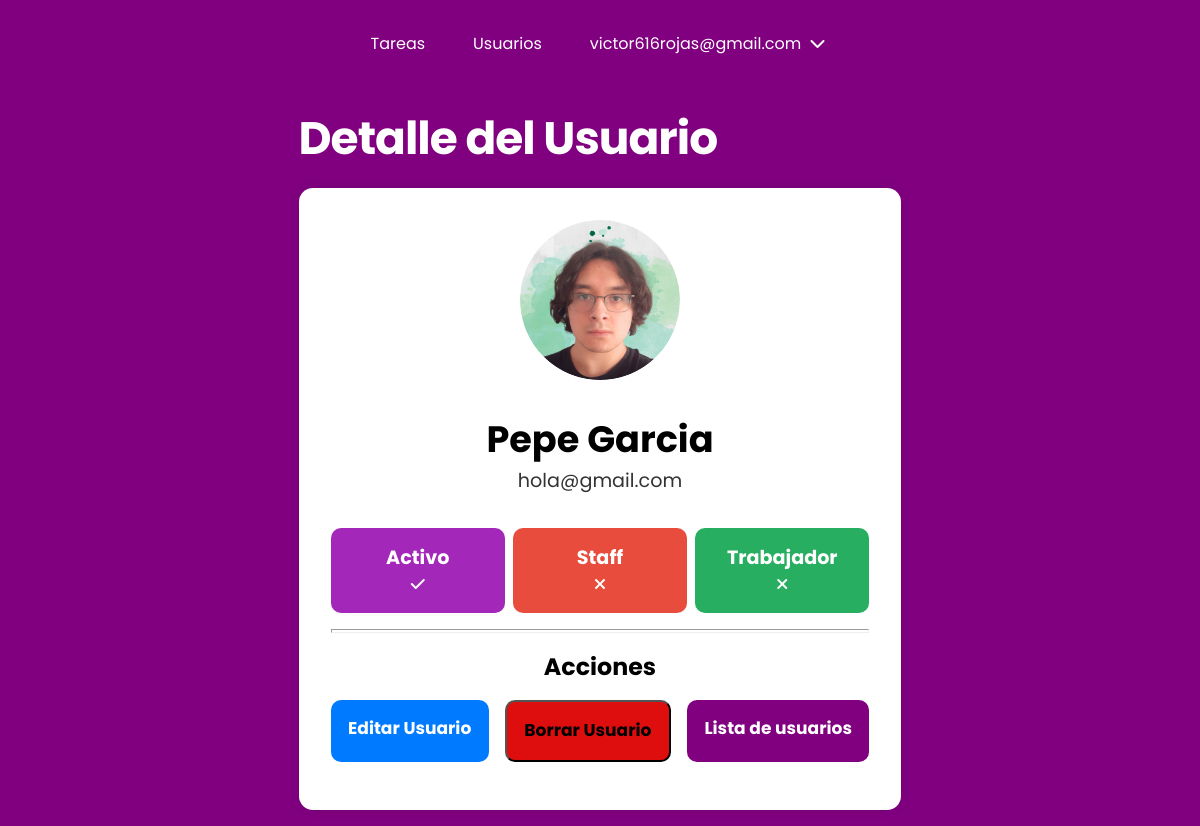
Page /users/8/ (signed in) on the committed database.
### users/models.py (models this page shows, shortened)
class CustomUser(AbstractBaseUser, PermissionsMixin):
    email = models.EmailField(unique=True, max_length=25)
    password = models.CharField(max_length=128)
    first_name = models.CharField(max_length=30, blank=True)
    last_name = models.CharField(max_length=30, blank=True)
    date_joined = models.DateTimeField(default=timezone.now)
    is_active = models.BooleanField(default=True)
    is_staff = models.BooleanField(default=False)
    is_worker = models.BooleanField(default=False)
    profile_picture = models.ImageField(upload_to='users/images/profile_pictures/',
                                        blank=True, null=True)
    objects = CustomUserManager()  # Instanciamos nuestro administrador personalizado
    USERNAME_FIELD = "email"
    REQUIRED_FIELDS = []
    class Meta:
        ordering = ["-date_joined"]

### users/views.py (the view)
# urls.py: path('<int:user_id>/', views.detail_user, name='user-detail'),
@login_required(login_url="/users/login/")
def detail_user(request, user_id):
    user = get_object_or_404(CustomUser, pk=user_id)
    delete_url = reverse("user-delete", args=[user_id])
    context = {
        "user": user,
        "delete_url": delete_url,
        "user_id_for_modal": user_id,
    }
    return render(request, "users/detail.html", context)

### users/templates/users/detail.html (shortened to what this page needs)
{% extends "base.html" %}
{% load static %}
{% block css %}
<link rel="stylesheet" type="text/css" href="{% static 'users/css/style.css' %}">
{% endblock %}
{% block content %}
<section class="card-container">
    <h1 class="fs-6">Detalle del Usuario</h1>
    <div class="user-card flex-column">
        <div class="user__profile-picture">
            {% if user.profile_picture %}
            <img src="{{ user.profile_picture.url }}" alt="{{ user.first_name }} {{ user.last_name }}">
            {% else %}
            <p class="placeholder">No hay foto de perfil disponible.</p>
            {% endif %}
        </div>
        <div class="user__info flex-column">
            <div class="user__info-box flex-column">
                <p class="fs-5">{{ user.first_name }} {{ user.last_name }}</p>
                <p class="fs-2">{{ user.email }}</p>
            </div>
            <div class="user__info-actives">
                <div class="pair-box">
                    <strong class="fs-2">Activo</strong>
                    {% if user.is_active %}
                    <p><i class="fa-solid fa-check icon"></i></p>
                    {% else %}
                    <p><i class="fa-solid fa-xmark icon"></i></p>
                    {% endif %}
                </div>
                <div class="pair-box">
                    <strong class="fs-2">Staff</strong>
                    {% if user.is_staff %}
                    <p><i class="fa-solid fa-check icon"></i></p>
                    {% else %}
                    <p><i class="fa-solid fa-xmark icon"></i></p>
                    {% endif %}
                </div>
                <div class="pair-box">
                    <strong class="fs-2">Trabajador</strong>
                    {% if user.is_worker %}
                    <p><i class="fa-solid fa-check icon"></i></p>
                    {% else %}
                    <p><i class="fa-solid fa-xmark icon"></i></p>
                    {% endif %}
                </div>
            </div>
        </div>
        <hr>
        <div class="actions">
            <h3 class="fs-3">Acciones</h3>
            <div class="cluster">
                <a class="btn btn-edit fs-1" href="{% url 'user-update' user.id %}">Editar Usuario</a>
                {% if user.is_active %}
                <button id="delete-modal" class="btn btn-delete fs-1">Borrar Usuario</button>
                {% else %}
                <form method="POST" action="{% url 'user-reactivate' user.id %}">
                    {% csrf_token %}
                    <button type="submit" class="btn btn-create fs-1">Reactivar Usuario</button>
                </form>
                {% endif %}
                <a class="btn btn-return fs-1" href="{% url 'user-list' %}">Lista de usuarios</a>
            </div>
        </div>
    </div>
</section>
{% endblock %}

### taskmaster/templates/header.html (shortened to what this page needs)
{% if request.user.is_authenticated %}
<header class="primary-header flex">
    <nav>
        <ul id="primary-navigation" data-visible="false" class="primary-navigation flex">
            <li class="active"><a href="{% url 'task-list-today-due-date' %}">Tareas</a></li>
            {% if request.user.is_staff %}
            <li class="active"><a href="{% url 'user-list' %}">Usuarios</a></li>
            {% endif %}
            <li class="active has-dropdown">{{ request.user.email }} <i class="fa-solid fa-chevron-down"></i>
            </li>
        </ul>
    </nav>
</header>
{% endif %}

### taskmaster/static/css/main.css (style rules this page uses)
:root { --clr-white: rgb(255, 255, 255); --clr-neutral-400: rgb(3, 3, 3); --clr-accent-700: rgb(128, 0, 128); --clr-gradient-accent: rgb(182, 0, 136); --clr-complete: rgb(0, 117, 16); --clr-incomplete: rgb(223, 14, 14); --clr-btn-edit: rgb(0, 123, 255); --clr-btn-delete: rgb(223, 14, 14); --clr-btn-return: rgb(128, 0, 128); --clr-btn-edit-hover: rgba(0, 123, 255, 0.8); --clr-btn-delete-hover: rgba(223, 14, 14, 0.8); --clr-btn-return-hover: rgba(128, 0, 128, 0.8); --bg-clr: rgb(250, 250, 250); --ff-primary: "Poppins", Arial, Helvetica, sans-serif; --fw-regular: 400; --fw-semi-bold: 600; --fw-bold: 700; --fs-1: clamp(0.75rem, calc(0.55rem + 0.69vw), 1.19rem); --fs-2: clamp(0.78rem, calc(0.59rem + 0.81vw), 1.4rem); --fs-3: clamp(0.88rem, calc(0.69rem + 1.06vw), 1.75rem); --fs-4: clamp(1.05rem, calc(0.81rem + 1.38vw), 2.19rem); --fs-5: clamp(1.26rem, calc(0.95rem + 1.79vw), 2.73rem); --fs-6: clamp(1.51rem, calc(1.11rem + 2.31vw), 3.42rem); --fs-7: clamp(1.81rem, calc(1.29rem + 2.98vw), 4.27rem); --fs-8: clamp(2.18rem, calc(1.51rem + 3.83vw), 5.34rem); --fs-btn-1: clamp(1rem, calc(1rem + 0.05vw), 1.19rem); }
*, *::before, *::after { box-sizing: border-box; }
* { margin: 0; padding: 0; font: inherit; }
html { scroll-behavior: smooth; scroll-padding-top: var(--scroll-padding, 75px); }
body { line-height: 1.5; background-color: var(--clr-accent-700); font-family: var(--ff-primary); }
h1, h2, p { color: var(--clr-neutral); }
h3 { color: var(--clr-accent); }
img, picture, video, canvas, svg { display: block; max-width: 100%; object-fit: cover; }
.fs-1 { font-size: var(--fs-1); }
.fs-2 { font-size: var(--fs-2); }
.fs-3 { font-size: var(--fs-3); }
.fs-5 { font-size: var(--fs-5); }
.fs-6 { font-size: var(--fs-6); }
.flex-column { display: flex; flex-direction: column; }
h1 { margin-block: 1rem; width: min(100% - 3rem, 40ch); letter-spacing: -1px; text-align: left; }
.card-container { width: min(100% - 3rem, 60ch); margin-inline: auto; }
.flex { display: flex; gap: var(--gap, 1rem); }
.primary-header { align-items: center; justify-content: center; }
.primary-navigation { list-style: none; }
.primary-navigation a { text-decoration: none; color: var(--clr-white); }
.has-dropdown { display: inline-block; color: var(--clr-white); cursor: pointer; position: relative; }
.fa-chevron-down { padding-inline: 0.25rem; transition: transform 0.3s ease; }
.cluster { display: flex; flex-direction: column; flex-wrap: wrap; gap: 1rem; justify-content: space-between; margin-block: 1rem; }
.actions h3 { font-weight: var(--fw-bold); }
.actions .cluster a { color: white; text-decoration: none; }
@media (min-width: 35em) { .primary-navigation { --gap: clamp(1.5rem, 5vw, 3rem); padding-block: 2rem; padding-inline: clamp(3rem, 8vw, 10rem); } }
h1 { font-weight: var(--fw-bold); color: var(--clr-white); }
.btn { font-weight: bold; padding: 1rem; border-radius: 10px; text-align: center; cursor: pointer; }
.btn-edit { background-color: var(--clr-btn-edit); }
.btn-delete { background-color: var(--clr-btn-delete); }
.btn-return { background-color: var(--clr-btn-return); }

### users/static/users/css/style.css (style rules this page uses)
:root { --clr-white: #ffffff; --clr-accent-700: #800080; --fw-bold: 700; }
.user-card { align-content: center; gap: 1rem; margin-block: 1rem; padding-inline: 2rem; padding-block: 2rem; text-align: center; background-color: var(--clr-white); border-radius: 14px; box-shadow: 0px 0px 10px rgba(0, 0, 0, 0.1); }
.user__profile-picture { align-self: center; }
.user__profile-picture img { width: 10rem; height: 10rem; border-radius: 50%; object-fit: cover; object-position: center; }
.user__info { gap: 1rem; margin-top: 1rem; }
.user__info-box { margin-bottom: 1rem; }
.user__info-box > p:first-child { font-weight: var(--fw-bold); }
.user__info-box > p:nth-child(2) { color: #333; }
.user__info-actives { display: grid; gap: 0.5rem; }
.pair-box { color: var(--clr-white); border-radius: 10px; padding: 1rem; }
.pair-box:first-child { background-color: #a328b9; }
.pair-box:nth-child(2) { background-color: #e74c3c; }
.pair-box:last-child { background-color: #27ae60; }
.pair-box > strong { font-weight: var(--fw-bold); }
hr { height: 0.25rem; }
@media (min-width: 35em) { .user__info-actives { grid-auto-flow: column; grid-auto-columns: 1fr; } }
@media (min-width: 35em) { .cluster { flex-direction: row; } }
@media (min-width: 35em) { .cluster > * { flex-grow: 1; } }
@media (min-width: 35em) { .card-container { margin-top: 0; } }

### rows in the picture
CustomUser: user.email "victor616rojas@gmail.com"
CustomUser: profile_picture (picture), first_name "Pepe", last_name "Garcia", email "hola@gmail.com"
